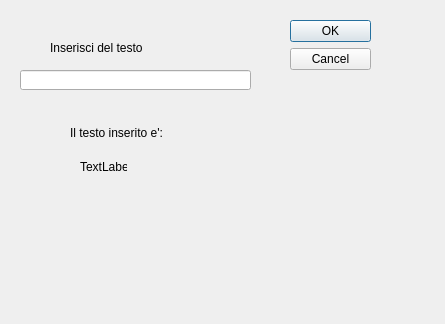
<?xml version="1.0" encoding="UTF-8"?>
<ui version="4.0">
 <class>Dialog</class>
 <widget class="QDialog" name="Dialog">
  <property name="geometry">
   <rect>
    <x>0</x>
    <y>0</y>
    <width>445</width>
    <height>324</height>
   </rect>
  </property>
  <property name="windowTitle">
   <string>Dialog</string>
  </property>
  <widget class="QDialogButtonBox" name="buttonBox">
   <property name="geometry">
    <rect>
     <x>290</x>
     <y>20</y>
     <width>81</width>
     <height>241</height>
    </rect>
   </property>
   <property name="orientation">
    <enum>Qt::Vertical</enum>
   </property>
   <property name="standardButtons">
    <set>QDialogButtonBox::Cancel|QDialogButtonBox::Ok</set>
   </property>
  </widget>
  <widget class="QLineEdit" name="lineEdit">
   <property name="geometry">
    <rect>
     <x>20</x>
     <y>70</y>
     <width>231</width>
     <height>20</height>
    </rect>
   </property>
  </widget>
  <widget class="QLabel" name="label">
   <property name="geometry">
    <rect>
     <x>50</x>
     <y>40</y>
     <width>211</width>
     <height>16</height>
    </rect>
   </property>
   <property name="text">
    <string>Inserisci del testo</string>
   </property>
  </widget>
  <widget class="QLabel" name="label_2">
   <property name="geometry">
    <rect>
     <x>70</x>
     <y>123</y>
     <width>281</width>
     <height>20</height>
    </rect>
   </property>
   <property name="text">
    <string>Il testo inserito e':</string>
   </property>
  </widget>
  <widget class="QLabel" name="label_3">
   <property name="geometry">
    <rect>
     <x>80</x>
     <y>160</y>
     <width>47</width>
     <height>13</height>
    </rect>
   </property>
   <property name="text">
    <string>TextLabel</string>
   </property>
  </widget>
 </widget>
 <resources/>
 <connections>
  <connection>
   <sender>buttonBox</sender>
   <signal>accepted()</signal>
   <receiver>Dialog</receiver>
   <slot>accept()</slot>
   <hints>
    <hint type="sourcelabel">
     <x>248</x>
     <y>254</y>
    </hint>
    <hint type="destinationlabel">
     <x>157</x>
     <y>274</y>
    </hint>
   </hints>
  </connection>
  <connection>
   <sender>buttonBox</sender>
   <signal>rejected()</signal>
   <receiver>Dialog</receiver>
   <slot>reject()</slot>
   <hints>
    <hint type="sourcelabel">
     <x>316</x>
     <y>260</y>
    </hint>
    <hint type="destinationlabel">
     <x>286</x>
     <y>274</y>
    </hint>
   </hints>
  </connection>
  <connection>
   <sender>lineEdit</sender>
   <signal>textChanged(QString)</signal>
   <receiver>label_3</receiver>
   <slot>setText(QString)</slot>
   <hints>
    <hint type="sourcelabel">
     <x>59</x>
     <y>73</y>
    </hint>
    <hint type="destinationlabel">
     <x>87</x>
     <y>168</y>
    </hint>
   </hints>
  </connection>
 </connections>
</ui>
